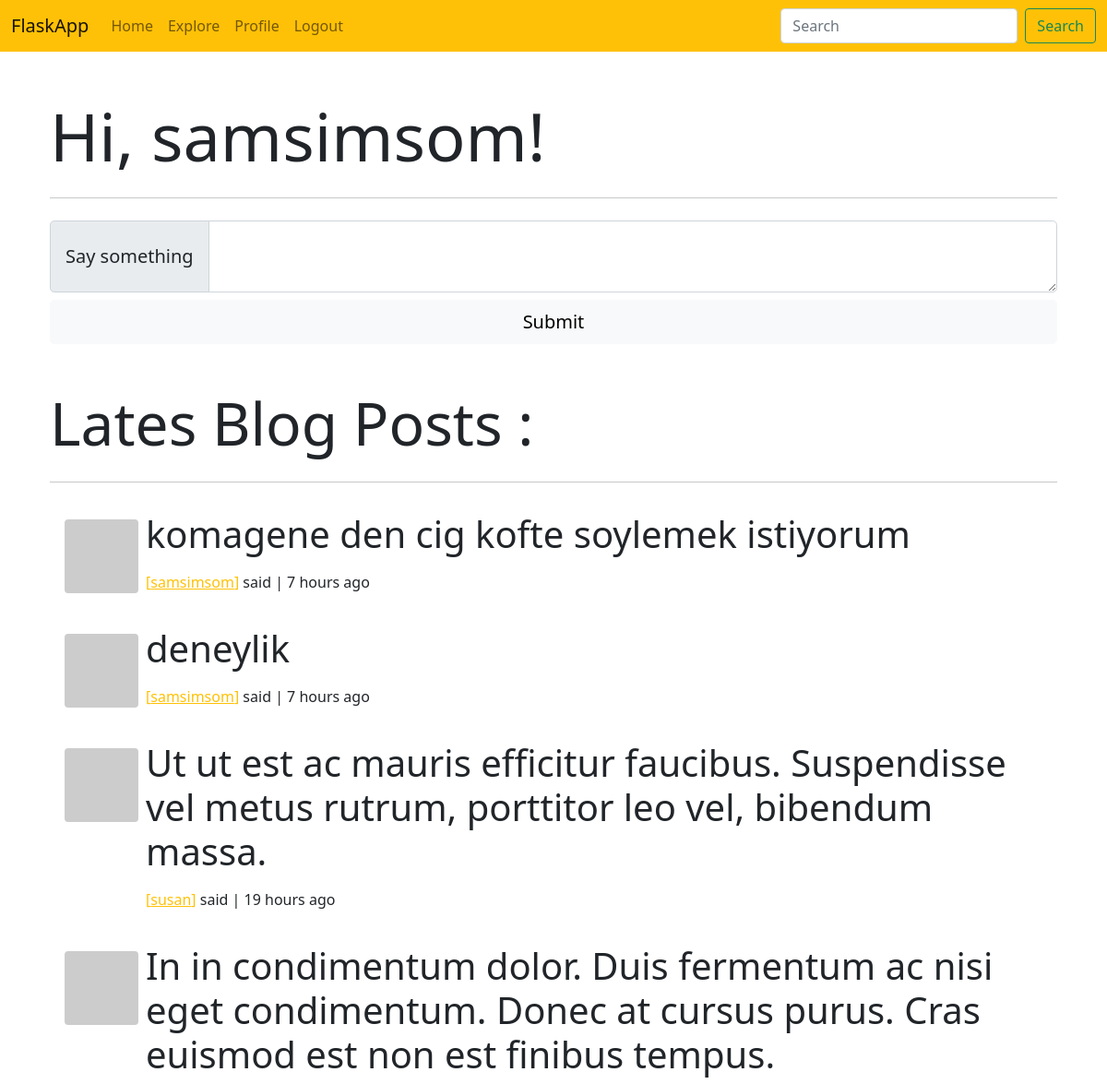
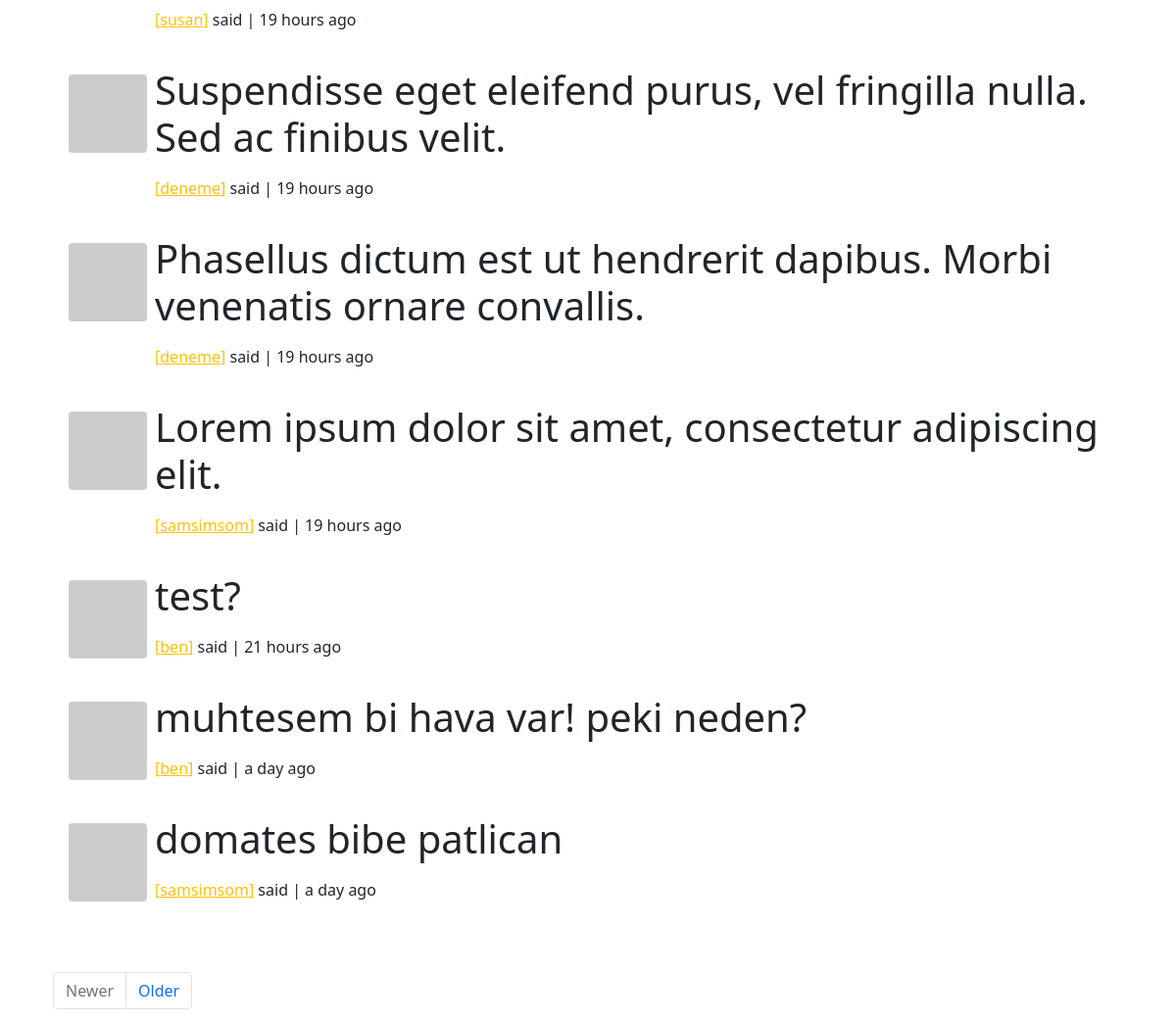
The app's page / (signed in) with its own data (2 pictures, top to bottom).
### app/models.py (models this page shows, shortened)
class User(UserMixin, db.Model):
    id = db.Column(db.Integer, primary_key=True)
    username = db.Column(db.String(64), index=True, unique=True)
    email = db.Column(db.String(120), index=True, unique=True)
    password_hash = db.Column(db.String(128))
    about_me = db.Column(db.String(140))
    last_seen = db.Column(db.DateTime, default=datetime.utcnow)
    posts = db.relationship('Post', backref='author', lazy='dynamic')
    followed = db.relationship('User',
                               secondary=followers,
                               primaryjoin=(followers.c.follower_id == id),
                               secondaryjoin=(followers.c.followed_id == id),
                               backref=db.backref('followers', lazy='dynamic'),
                               lazy='dynamic')
    def avatar(self, size):
        digest = md5(self.email.lower().encode('utf-8')).hexdigest()
        return f'https://www.gravatar.com/avatar/{digest}?d=identicon&s={size}'
    def followed_posts(self):
        followed = Post.query.join(
            followers, (followers.c.followed_id == Post.user_id)).filter(
                followers.c.follower_id == self.id)
        return followed.union(self.posts).order_by(Post.timestamp.desc())

class Post(db.Model):
    id = db.Column(db.Integer, primary_key=True)
    body = db.Column(db.String(140))
    timestamp = db.Column(db.DateTime, index=True, default=datetime.utcnow)
    user_id = db.Column(db.Integer, db.ForeignKey('user.id'))

### app/main/routes.py (the view)
@bp.route('/', methods=['GET', 'POST'])
@bp.route('/index', methods=['GET', 'POST'])
@login_required
def index():
    form = PostForm()
    if form.validate_on_submit():
        post = Post(body=form.post.data, author=current_user)
        db.session.add(post)
        db.session.commit()
        flash('Your post is now live!')
        return redirect(url_for('main.index'))
    page = request.args.get('page', 1, type=int)
    posts = current_user.followed_posts().paginate(
        page, current_app.config['POSTS_PER_PAGE'], False)
    next_url = url_for('main.index', page=posts.next_num) \
        if posts.has_next else None
    prev_url = url_for('main.index', page=posts.prev_num) \
        if posts.has_prev else None
    return render_template('index.html',
                           title='Home',
                           user=user,
                           posts=posts.items,
                           next_url=next_url,
                           prev_url=prev_url,
                           form=form)

### app/main/forms.py
class PostForm(FlaskForm):
    post = TextAreaField('Say something',
                         validators=[DataRequired(), Length(min=1, max=140)])
    submit = SubmitField('Submit')

### app/main/routes.py (called while the page is built)
@bp.before_request
def before_request():
    if current_user.is_authenticated:
        current_user.last_seen = datetime.utcnow()
        db.session.commit()

### app/models.py (called while the page is built)
@login.user_loader
def load_user(id):
    return User.query.get(int(id))

### app/templates/index.html (shortened to what this page needs)
{% extends 'base.html' %}
{% block app_content %}
{% if request.url_rule.endpoint == "main.index" %}
<div class="container-fluid">
    <h1 class="display-2">Hi, {{ current_user.username }}!</h1>
    <hr class="my-4">
</div>
{% endif %}
<div class="container-fluid">
    {% if request.url_rule.endpoint == "main.index" %}
    <form action="" method="post">
        <div class="input-group input-group-lg">
        <span class="input-group-text">{{ form.post.label }}</span>
        {{ form.post(class_="form-control") }}
        </div>
        <div class="d-grid gap-2 mt-2">
        {{ form.submit(class_="btn btn-light btn-lg")}}
        </div>
    </form>
    {% endif %}
</div>
<div class="container-fluid mt-5">
    <h1 class="display-3">Lates Blog Posts :</h1>
    <hr class="my-4">
    {% for post in posts %}
        {% include "_post.html" %}
    {% endfor %}
</div>
<div class="container-fluid mt-5">
    {% include "_pagination.html" %}
</div>
{% endblock app_content %}

### app/templates/_post.html
<div class="d-flex bd-highlight p-2 mb-1">
<div class="d-flex flex-row bd-highlight">
  <div class="bd-highlight p-2">
    <img class="rounded" src="{{ post.author.avatar(76) }}">
  </div>
  <div class="bd-highlight">
  <p class="display-6">{{ post.body }}</p>
    <div class="d-flex flex-column bd-highlight align-self-end">
    <div class="bd-highlight">
    <p>
        <a href="{{ url_for('main.user', username=post.author.username) }}" class="link-warning">
        [{{ post.author.username }}]</a> said | {{ moment(post.timestamp).fromNow() }}
    </p>
    </div>
    </div>
  </div>
</div>
</div>

### records on screen
User: username "samsimsom"
Post: body "komagene den cig kofte soylemek istiyorum", author.username "samsimsom", timestamp "7 hours ago"
Post: body "deneylik", author.username "samsimsom", timestamp "7 hours ago"
Post: body "Ut ut est ac mauris efficitur faucibus. Suspendisse vel metus rutrum, porttitor leo vel, bibendum massa.", author.username "susan", timestamp "19 hours ago"
Post: body "In in condimentum dolor. Duis fermentum ac nisi eget condimentum. Donec at cursus purus. Cras euismod est non est finibus tempus.", author.username "susan", timestamp "19 hours ago"
Post: body "Suspendisse eget eleifend purus, vel fringilla nulla. Sed ac finibus velit.", author.username "deneme", timestamp "19 hours ago"
Post: body "Phasellus dictum est ut hendrerit dapibus. Morbi venenatis ornare convallis.", author.username "deneme", timestamp "19 hours ago"
Post: body "Lorem ipsum dolor sit amet, consectetur adipiscing elit.", author.username "samsimsom", timestamp "19 hours ago"
Post: body "test?", author.username "ben", timestamp "21 hours ago"
Post: body "muhtesem bi hava var! peki neden?", author.username "ben", timestamp "a day ago"
Post: body "domates bibe patlican", author.username "samsimsom", timestamp "a day ago"
